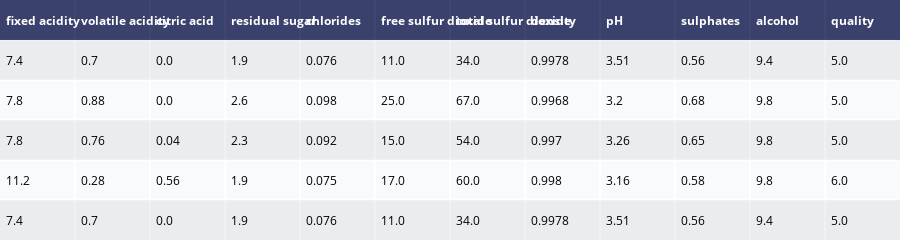

Notebook source saved alongside this figure:
### Markdown cell above
## Tabla dinamica con figura_factory

### Code cell
dat = ff.create_table(df.head()) # Crear Tablas
py.iplot(dat) # Mostrar tablas

### Figure 1 — Plotly figure (JSON) as saved in the notebook; plotly's stock layout.template omitted (floating-point values rounded to 4 significant figures)
{"data": [{"colorscale": [[0, "#00083e"], [0.5, "#ededee"], [1, "#ffffff"]], "hoverinfo": "none", "opacity": 0.75, "showscale": false, "type": "heatmap", "z": [[0, 0, 0, 0, 0, 0, 0, 0, 0, 0, 0, 0], [0.5, 0.5, 0.5, 0.5, 0.5, 0.5, 0.5, 0.5, 0.5, 0.5, 0.5, 0.5], [1, 1, 1, 1, 1, 1, 1, 1, 1, 1, 1, 1], [0.5, 0.5, 0.5, 0.5, 0.5, 0.5, 0.5, 0.5, 0.5, 0.5, 0.5, 0.5], [1, 1, 1, 1, 1, 1, 1, 1, 1, 1, 1, 1], [0.5, 0.5, 0.5, 0.5, 0.5, 0.5, 0.5, 0.5, 0.5, 0.5, 0.5, 0.5]]}], "layout": {"annotations": [{"align": "left", "font": {"color": "#ffffff"}, "showarrow": false, "text": "<b>fixed acidity</b>", "x": -0.45, "xanchor": "left", "xref": "x", "y": 0, "yref": "y"}, {"align": "left", "font": {"color": "#ffffff"}, "showarrow": false, "text": "<b>volatile acidity</b>", "x": 0.55, "xanchor": "left", "xref": "x", "y": 0, "yref": "y"}, {"align": "left", "font": {"color": "#ffffff"}, "showarrow": false, "text": "<b>citric acid</b>", "x": 1.55, "xanchor": "left", "xref": "x", "y": 0, "yref": "y"}, {"align": "left", "font": {"color": "#ffffff"}, "showarrow": false, "text": "<b>residual sugar</b>", "x": 2.55, "xanchor": "left", "xref": "x", "y": 0, "yref": "y"}, {"align": "left", "font": {"color": "#ffffff"}, "showarrow": false, "text": "<b>chlorides</b>", "x": 3.55, "xanchor": "left", "xref": "x", "y": 0, "yref": "y"}, {"align": "left", "font": {"color": "#ffffff"}, "showarrow": false, "text": "<b>free sulfur dioxide</b>", "x": 4.55, "xanchor": "left", "xref": "x", "y": 0, "yref": "y"}, {"align": "left", "font": {"color": "#ffffff"}, "showarrow": false, "text": "<b>total sulfur dioxide</b>", "x": 5.55, "xanchor": "left", "xref": "x", "y": 0, "yref": "y"}, {"align": "left", "font": {"color": "#ffffff"}, "showarrow": false, "text": "<b>density</b>", "x": 6.55, "xanchor": "left", "xref": "x", "y": 0, "yref": "y"}, {"align": "left", "font": {"color": "#ffffff"}, "showarrow": false, "text": "<b>pH</b>", "x": 7.55, "xanchor": "left", "xref": "x", "y": 0, "yref": "y"}, {"align": "left", "font": {"color": "#ffffff"}, "showarrow": false, "text": "<b>sulphates</b>", "x": 8.55, "xanchor": "left", "xref": "x", "y": 0, "yref": "y"}, {"align": "left", "font": {"color": "#ffffff"}, "showarrow": false, "text": "<b>alcohol</b>", "x": 9.55, "xanchor": "left", "xref": "x", "y": 0, "yref": "y"}, {"align": "left", "font": {"color": "#ffffff"}, "showarrow": false, "text": "<b>quality</b>", "x": 10.55, "xanchor": "left", "xref": "x", "y": 0, "yref": "y"}, {"align": "left", "font": {"color": "#000000"}, "showarrow": false, "text": "7.4", "x": -0.45, "xanchor": "left", "xref": "x", "y": 1, "yref": "y"}, {"align": "left", "font": {"color": "#000000"}, "showarrow": false, "text": "0.7", "x": 0.55, "xanchor": "left", "xref": "x", "y": 1, "yref": "y"}, {"align": "left", "font": {"color": "#000000"}, "showarrow": false, "text": "0.0", "x": 1.55, "xanchor": "left", "xref": "x", "y": 1, "yref": "y"}, {"align": "left", "font": {"color": "#000000"}, "showarrow": false, "text": "1.9", "x": 2.55, "xanchor": "left", "xref": "x", "y": 1, "yref": "y"}, {"align": "left", "font": {"color": "#000000"}, "showarrow": false, "text": "0.076", "x": 3.55, "xanchor": "left", "xref": "x", "y": 1, "yref": "y"}, {"align": "left", "font": {"color": "#000000"}, "showarrow": false, "text": "11.0", "x": 4.55, "xanchor": "left", "xref": "x", "y": 1, "yref": "y"}, {"align": "left", "font": {"color": "#000000"}, "showarrow": false, "text": "34.0", "x": 5.55, "xanchor": "left", "xref": "x", "y": 1, "yref": "y"}, {"align": "left", "font": {"color": "#000000"}, "showarrow": false, "text": "0.9978", "x": 6.55, "xanchor": "left", "xref": "x", "y": 1, "yref": "y"}, {"align": "left", "font": {"color": "#000000"}, "showarrow": false, "text": "3.51", "x": 7.55, "xanchor": "left", "xref": "x", "y": 1, "yref": "y"}, {"align": "left", "font": {"color": "#000000"}, "showarrow": false, "text": "0.56", "x": 8.55, "xanchor": "left", "xref": "x", "y": 1, "yref": "y"}, {"align": "left", "font": {"color": "#000000"}, "showarrow": false, "text": "9.4", "x": 9.55, "xanchor": "left", "xref": "x", "y": 1, "yref": "y"}, {"align": "left", "font": {"color": "#000000"}, "showarrow": false, "text": "5.0", "x": 10.55, "xanchor": "left", "xref": "x", "y": 1, "yref": "y"}, {"align": "left", "font": {"color": "#000000"}, "showarrow": false, "text": "7.8", "x": -0.45, "xanchor": "left", "xref": "x", "y": 2, "yref": "y"}, {"align": "left", "font": {"color": "#000000"}, "showarrow": false, "text": "0.88", "x": 0.55, "xanchor": "left", "xref": "x", "y": 2, "yref": "y"}, {"align": "left", "font": {"color": "#000000"}, "showarrow": false, "text": "0.0", "x": 1.55, "xanchor": "left", "xref": "x", "y": 2, "yref": "y"}, {"align": "left", "font": {"color": "#000000"}, "showarrow": false, "text": "2.6", "x": 2.55, "xanchor": "left", "xref": "x", "y": 2, "yref": "y"}, {"align": "left", "font": {"color": "#000000"}, "showarrow": false, "text": "0.098", "x": 3.55, "xanchor": "left", "xref": "x", "y": 2, "yref": "y"}, {"align": "left", "font": {"color": "#000000"}, "showarrow": false, "text": "25.0", "x": 4.55, "xanchor": "left", "xref": "x", "y": 2, "yref": "y"}, {"align": "left", "font": {"color": "#000000"}, "showarrow": false, "text": "67.0", "x": 5.55, "xanchor": "left", "xref": "x", "y": 2, "yref": "y"}, {"align": "left", "font": {"color": "#000000"}, "showarrow": false, "text": "0.9968", "x": 6.55, "xanchor": "left", "xref": "x", "y": 2, "yref": "y"}, {"align": "left", "font": {"color": "#000000"}, "showarrow": false, "text": "3.2", "x": 7.55, "xanchor": "left", "xref": "x", "y": 2, "yref": "y"}, {"align": "left", "font": {"color": "#000000"}, "showarrow": false, "text": "0.68", "x": 8.55, "xanchor": "left", "xref": "x", "y": 2, "yref": "y"}, {"align": "left", "font": {"color": "#000000"}, "showarrow": false, "text": "9.8", "x": 9.55, "xanchor": "left", "xref": "x", "y": 2, "yref": "y"}, {"align": "left", "font": {"color": "#000000"}, "showarrow": false, "text": "5.0", "x": 10.55, "xanchor": "left", "xref": "x", "y": 2, "yref": "y"}, {"align": "left", "font": {"color": "#000000"}, "showarrow": false, "text": "7.8", "x": -0.45, "xanchor": "left", "xref": "x", "y": 3, "yref": "y"}, {"align": "left", "font": {"color": "#000000"}, "showarrow": false, "text": "0.76", "x": 0.55, "xanchor": "left", "xref": "x", "y": 3, "yref": "y"}, {"align": "left", "font": {"color": "#000000"}, "showarrow": false, "text": "0.04", "x": 1.55, "xanchor": "left", "xref": "x", "y": 3, "yref": "y"}, {"align": "left", "font": {"color": "#000000"}, "showarrow": false, "text": "2.3", "x": 2.55, "xanchor": "left", "xref": "x", "y": 3, "yref": "y"}, {"align": "left", "font": {"color": "#000000"}, "showarrow": false, "text": "0.092", "x": 3.55, "xanchor": "left", "xref": "x", "y": 3, "yref": "y"}, {"align": "left", "font": {"color": "#000000"}, "showarrow": false, "text": "15.0", "x": 4.55, "xanchor": "left", "xref": "x", "y": 3, "yref": "y"}, {"align": "left", "font": {"color": "#000000"}, "showarrow": false, "text": "54.0", "x": 5.55, "xanchor": "left", "xref": "x", "y": 3, "yref": "y"}, {"align": "left", "font": {"color": "#000000"}, "showarrow": false, "text": "0.997", "x": 6.55, "xanchor": "left", "xref": "x", "y": 3, "yref": "y"}, {"align": "left", "font": {"color": "#000000"}, "showarrow": false, "text": "3.26", "x": 7.55, "xanchor": "left", "xref": "x", "y": 3, "yref": "y"}, {"align": "left", "font": {"color": "#000000"}, "showarrow": false, "text": "0.65", "x": 8.55, "xanchor": "left", "xref": "x", "y": 3, "yref": "y"}, {"align": "left", "font": {"color": "#000000"}, "showarrow": false, "text": "9.8", "x": 9.55, "xanchor": "left", "xref": "x", "y": 3, "yref": "y"}, {"align": "left", "font": {"color": "#000000"}, "showarrow": false, "text": "5.0", "x": 10.55, "xanchor": "left", "xref": "x", "y": 3, "yref": "y"}, {"align": "left", "font": {"color": "#000000"}, "showarrow": false, "text": "11.2", "x": -0.45, "xanchor": "left", "xref": "x", "y": 4, "yref": "y"}, {"align": "left", "font": {"color": "#000000"}, "showarrow": false, "text": "0.28", "x": 0.55, "xanchor": "left", "xref": "x", "y": 4, "yref": "y"}, {"align": "left", "font": {"color": "#000000"}, "showarrow": false, "text": "0.56", "x": 1.55, "xanchor": "left", "xref": "x", "y": 4, "yref": "y"}, {"align": "left", "font": {"color": "#000000"}, "showarrow": false, "text": "1.9", "x": 2.55, "xanchor": "left", "xref": "x", "y": 4, "yref": "y"}, {"align": "left", "font": {"color": "#000000"}, "showarrow": false, "text": "0.075", "x": 3.55, "xanchor": "left", "xref": "x", "y": 4, "yref": "y"}, {"align": "left", "font": {"color": "#000000"}, "showarrow": false, "text": "17.0", "x": 4.55, "xanchor": "left", "xref": "x", "y": 4, "yref": "y"}, {"align": "left", "font": {"color": "#000000"}, "showarrow": false, "text": "60.0", "x": 5.55, "xanchor": "left", "xref": "x", "y": 4, "yref": "y"}, {"align": "left", "font": {"color": "#000000"}, "showarrow": false, "text": "0.998", "x": 6.55, "xanchor": "left", "xref": "x", "y": 4, "yref": "y"}, {"align": "left", "font": {"color": "#000000"}, "showarrow": false, "text": "3.16", "x": 7.55, "xanchor": "left", "xref": "x", "y": 4, "yref": "y"}, {"align": "left", "font": {"color": "#000000"}, "showarrow": false, "text": "0.58", "x": 8.55, "xanchor": "left", "xref": "x", "y": 4, "yref": "y"}, {"align": "left", "font": {"color": "#000000"}, "showarrow": false, "text": "9.8", "x": 9.55, "xanchor": "left", "xref": "x", "y": 4, "yref": "y"}, {"align": "left", "font": {"color": "#000000"}, "showarrow": false, "text": "6.0", "x": 10.55, "xanchor": "left", "xref": "x", "y": 4, "yref": "y"}, {"align": "left", "font": {"color": "#000000"}, "showarrow": false, "text": "7.4", "x": -0.45, "xanchor": "left", "xref": "x", "y": 5, "yref": "y"}, {"align": "left", "font": {"color": "#000000"}, "showarrow": false, "text": "0.7", "x": 0.55, "xanchor": "left", "xref": "x", "y": 5, "yref": "y"}, {"align": "left", "font": {"color": "#000000"}, "showarrow": false, "text": "0.0", "x": 1.55, "xanchor": "left", "xref": "x", "y": 5, "yref": "y"}, {"align": "left", "font": {"color": "#000000"}, "showarrow": false, "text": "1.9", "x": 2.55, "xanchor": "left", "xref": "x", "y": 5, "yref": "y"}, {"align": "left", "font": {"color": "#000000"}, "showarrow": false, "text": "0.076", "x": 3.55, "xanchor": "left", "xref": "x", "y": 5, "yref": "y"}, {"align": "left", "font": {"color": "#000000"}, "showarrow": false, "text": "11.0", "x": 4.55, "xanchor": "left", "xref": "x", "y": 5, "yref": "y"}, {"align": "left", "font": {"color": "#000000"}, "showarrow": false, "text": "34.0", "x": 5.55, "xanchor": "left", "xref": "x", "y": 5, "yref": "y"}, {"align": "left", "font": {"color": "#000000"}, "showarrow": false, "text": "0.9978", "x": 6.55, "xanchor": "left", "xref": "x", "y": 5, "yref": "y"}, {"align": "left", "font": {"color": "#000000"}, "showarrow": false, "text": "3.51", "x": 7.55, "xanchor": "left", "xref": "x", "y": 5, "yref": "y"}, {"align": "left", "font": {"color": "#000000"}, "showarrow": false, "text": "0.56", "x": 8.55, "xanchor": "left", "xref": "x", "y": 5, "yref": "y"}, {"align": "left", "font": {"color": "#000000"}, "showarrow": false, "text": "9.4", "x": 9.55, "xanchor": "left", "xref": "x", "y": 5, "yref": "y"}, {"align": "left", "font": {"color": "#000000"}, "showarrow": false, "text": "5.0", "x": 10.55, "xanchor": "left", "xref": "x", "y": 5, "yref": "y"}], "height": 230, "margin": {"b": 0, "l": 0, "r": 0, "t": 0}, "xaxis": {"dtick": 1, "gridwidth": 2, "showticklabels": false, "tick0": -0.5, "ticks": "", "zeroline": false}, "yaxis": {"autorange": "reversed", "dtick": 1, "gridwidth": 2, "showticklabels": false, "tick0": 0.5, "ticks": "", "zeroline": false}}}
